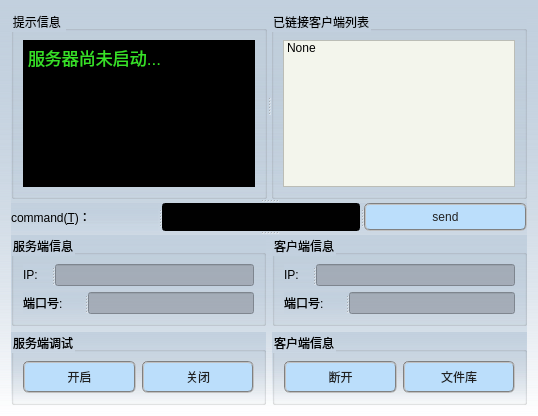
<?xml version="1.0" encoding="UTF-8"?>
<ui version="4.0">
 <class>QtServerDialog::QtServerDialog</class>
 <widget class="QDialog" name="QtServerDialog::QtServerDialog">
  <property name="geometry">
   <rect>
    <x>0</x>
    <y>0</y>
    <width>538</width>
    <height>416</height>
   </rect>
  </property>
  <property name="windowTitle">
   <string>QtServerDialog</string>
  </property>
  <property name="styleSheet">
   <string notr="true">background-color: #c2d0de;
background-color: qlineargradient(spread:pad, x1:0, y1:0, x2:0, y2:1, stop:0 rgba(194,208,222, 255), stop:1 rgba(255, 255, 255, 0));</string>
  </property>
  <layout class="QGridLayout" name="gridLayout_6">
   <item row="0" column="0">
    <widget class="QSplitter" name="splitter_3">
     <property name="orientation">
      <enum>Qt::Vertical</enum>
     </property>
     <widget class="QSplitter" name="splitter_2">
      <property name="styleSheet">
       <string notr="true"/>
      </property>
      <property name="orientation">
       <enum>Qt::Horizontal</enum>
      </property>
      <widget class="QGroupBox" name="HintBox">
       <property name="styleSheet">
        <string notr="true"/>
       </property>
       <property name="title">
        <string>提示信息 </string>
       </property>
       <layout class="QGridLayout" name="gridLayout_5">
        <item row="0" column="0">
         <widget class="QTextBrowser" name="HintBrowser">
          <property name="styleSheet">
           <string notr="true">background-color: #000000;
color:rgb(55, 225, 39);</string>
          </property>
          <property name="html">
           <string>&lt;!DOCTYPE HTML PUBLIC &quot;-//W3C//DTD HTML 4.0//EN&quot; &quot;http://www.w3.org/TR/REC-html40/strict.dtd&quot;&gt;
&lt;html&gt;&lt;head&gt;&lt;meta name=&quot;qrichtext&quot; content=&quot;1&quot; /&gt;&lt;style type=&quot;text/css&quot;&gt;
p, li { white-space: pre-wrap; }
&lt;/style&gt;&lt;/head&gt;&lt;body style=&quot; font-family:'.AppleSystemUIFont'; font-size:13pt; font-weight:400; font-style:normal;&quot;&gt;
&lt;p style=&quot; margin-top:0px; margin-bottom:0px; margin-left:0px; margin-right:0px; -qt-block-indent:0; text-indent:0px;&quot;&gt;服务器尚未启动...&lt;/p&gt;&lt;/body&gt;&lt;/html&gt;</string>
          </property>
         </widget>
        </item>
       </layout>
      </widget>
      <widget class="QGroupBox" name="ClientListBox">
       <property name="styleSheet">
        <string notr="true"/>
       </property>
       <property name="title">
        <string>已链接客户端列表</string>
       </property>
       <layout class="QGridLayout" name="gridLayout_4">
        <item row="0" column="0">
         <widget class="QListWidget" name="ClientList">
          <property name="styleSheet">
           <string notr="true">background-color:#f3f5ec;
color: rgb(0, 0, 0);</string>
          </property>
          <item>
           <property name="text">
            <string>None</string>
           </property>
          </item>
         </widget>
        </item>
       </layout>
      </widget>
     </widget>
     <widget class="QSplitter" name="splitter">
      <property name="styleSheet">
       <string notr="true"/>
      </property>
      <property name="orientation">
       <enum>Qt::Horizontal</enum>
      </property>
      <widget class="QLabel" name="label_5">
       <property name="text">
        <string>command(&amp;T)：</string>
       </property>
       <property name="buddy">
        <cstring>CommandEdit</cstring>
       </property>
      </widget>
      <widget class="QLineEdit" name="CommandEdit">
       <property name="sizePolicy">
        <sizepolicy hsizetype="Expanding" vsizetype="Ignored">
         <horstretch>0</horstretch>
         <verstretch>0</verstretch>
        </sizepolicy>
       </property>
       <property name="styleSheet">
        <string notr="true">background-color: #010101;
color:rgb(255,0,0);</string>
       </property>
       <property name="text">
        <string/>
       </property>
      </widget>
      <widget class="QPushButton" name="ButtonCommandSend">
       <property name="sizePolicy">
        <sizepolicy hsizetype="Minimum" vsizetype="Fixed">
         <horstretch>0</horstretch>
         <verstretch>0</verstretch>
        </sizepolicy>
       </property>
       <property name="styleSheet">
        <string notr="true">background-color: #BBDEFB;
color:#212121;
border:2px groove gray;
border-radius:6px;
padding:5px 29px;</string>
       </property>
       <property name="text">
        <string>send</string>
       </property>
      </widget>
     </widget>
     <widget class="QWidget" name="layoutWidget">
      <layout class="QGridLayout" name="gridLayout_3">
       <item row="0" column="0">
        <widget class="QGroupBox" name="ServerInfoBox">
         <property name="title">
          <string>服务端信息</string>
         </property>
         <layout class="QVBoxLayout" name="verticalLayout">
          <item>
           <widget class="QSplitter" name="ServerIPLine">
            <property name="orientation">
             <enum>Qt::Horizontal</enum>
            </property>
            <widget class="QLabel" name="label_3">
             <property name="text">
              <string>IP:</string>
             </property>
             <property name="buddy">
              <cstring>ServerIPEdit</cstring>
             </property>
            </widget>
            <widget class="QLineEdit" name="ServerIPEdit">
             <property name="styleSheet">
              <string notr="true">color:#000000;
background-color: rgba(157, 165, 176, 212);</string>
             </property>
             <property name="text">
              <string/>
             </property>
            </widget>
           </widget>
          </item>
          <item>
           <widget class="QSplitter" name="ServerPortLine">
            <property name="orientation">
             <enum>Qt::Horizontal</enum>
            </property>
            <widget class="QLabel" name="label_4">
             <property name="text">
              <string>端口号:</string>
             </property>
             <property name="buddy">
              <cstring>ServerPortEdit</cstring>
             </property>
            </widget>
            <widget class="QLineEdit" name="ServerPortEdit">
             <property name="styleSheet">
              <string notr="true">color:#000000;
background-color: rgba(157, 165, 176, 212);</string>
             </property>
             <property name="text">
              <string/>
             </property>
            </widget>
           </widget>
          </item>
         </layout>
        </widget>
       </item>
       <item row="1" column="0" rowspan="2">
        <widget class="QGroupBox" name="ServerDebugBox">
         <property name="title">
          <string>服务端调试</string>
         </property>
         <layout class="QHBoxLayout" name="horizontalLayout">
          <item>
           <widget class="QPushButton" name="ButtonServerStart">
            <property name="styleSheet">
             <string notr="true">background-color: #BBDEFB;
color:#212121;
border:2px groove gray;
border-radius:6px;
padding:5px 29px;</string>
            </property>
            <property name="text">
             <string>开启</string>
            </property>
           </widget>
          </item>
          <item>
           <widget class="QPushButton" name="ButtonServerShutdown">
            <property name="styleSheet">
             <string notr="true">background-color: #BBDEFB;
color:#212121;
border:2px groove gray;
border-radius:6px;
padding:5px 29px;</string>
            </property>
            <property name="text">
             <string>关闭</string>
            </property>
           </widget>
          </item>
         </layout>
        </widget>
       </item>
       <item row="0" column="1">
        <widget class="QGroupBox" name="ClientInfoBox">
         <property name="title">
          <string>客户端信息</string>
         </property>
         <layout class="QVBoxLayout" name="verticalLayout_2">
          <item>
           <widget class="QSplitter" name="ClientIPLine">
            <property name="orientation">
             <enum>Qt::Horizontal</enum>
            </property>
            <widget class="QLabel" name="label_6">
             <property name="text">
              <string>IP:</string>
             </property>
             <property name="buddy">
              <cstring>ServerIPEdit</cstring>
             </property>
            </widget>
            <widget class="QLineEdit" name="ClientIPShow">
             <property name="styleSheet">
              <string notr="true">color:#000000;
background-color: rgba(157, 165, 176, 212);</string>
             </property>
             <property name="readOnly">
              <bool>true</bool>
             </property>
            </widget>
           </widget>
          </item>
          <item>
           <widget class="QSplitter" name="ClientPortLine">
            <property name="orientation">
             <enum>Qt::Horizontal</enum>
            </property>
            <widget class="QLabel" name="label_7">
             <property name="text">
              <string>端口号:</string>
             </property>
             <property name="buddy">
              <cstring>ServerPortEdit</cstring>
             </property>
            </widget>
            <widget class="QLineEdit" name="ClientPortShow">
             <property name="styleSheet">
              <string notr="true">color:#000000;
background-color: rgba(157, 165, 176, 212);</string>
             </property>
             <property name="text">
              <string/>
             </property>
             <property name="readOnly">
              <bool>true</bool>
             </property>
            </widget>
           </widget>
          </item>
         </layout>
        </widget>
       </item>
       <item row="1" column="1" rowspan="2">
        <widget class="QGroupBox" name="ClientDebugBox">
         <property name="title">
          <string>客户端信息</string>
         </property>
         <layout class="QHBoxLayout" name="horizontalLayout_2">
          <item>
           <widget class="QPushButton" name="ButtonClientClose">
            <property name="styleSheet">
             <string notr="true">background-color: #BBDEFB;
color:#212121;
border:2px groove gray;
border-radius:6px;
padding:5px 29px;</string>
            </property>
            <property name="text">
             <string>断开</string>
            </property>
           </widget>
          </item>
          <item>
           <widget class="QPushButton" name="ButtonClientFileBase">
            <property name="styleSheet">
             <string notr="true">background-color: #BBDEFB;
color:#212121;
border:2px groove gray;
border-radius:6px;
padding:5px 29px;</string>
            </property>
            <property name="text">
             <string>文件库</string>
            </property>
           </widget>
          </item>
         </layout>
        </widget>
       </item>
      </layout>
     </widget>
    </widget>
   </item>
  </layout>
 </widget>
 <resources/>
 <connections/>
</ui>
